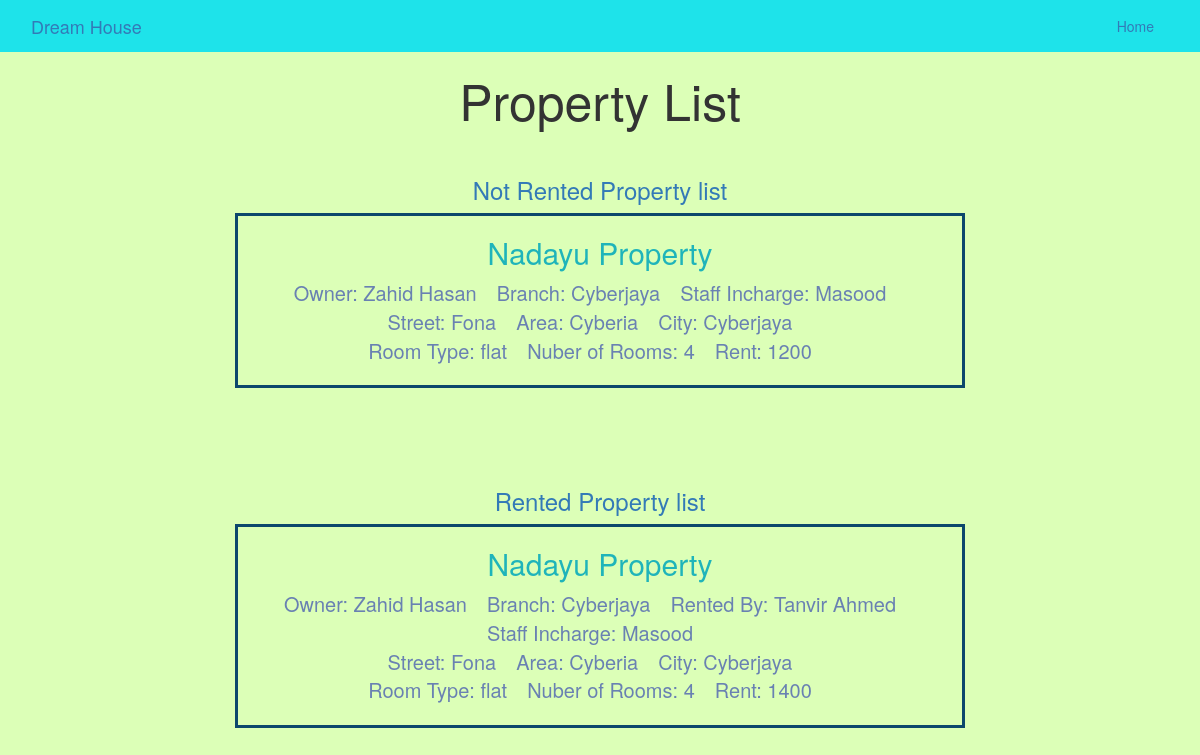
The page /list2.php on the database its author committed.
### tables this page shows
CREATE TABLE `property` (
  `p_id` varchar(5) NOT NULL,
  `b_id` varchar(5) NOT NULL,
  `o_id` varchar(5) NOT NULL,
  `c_id` varchar(5) DEFAULT NULL,
  `s_id` varchar(5) NOT NULL,
  `p_name` varchar(20) NOT NULL,
  `street` varchar(20) NOT NULL,
  `area` varchar(20) NOT NULL,
  `city` varchar(20) NOT NULL,
  `postcode` int(7) NOT NULL,
  `room_type` varchar(10) NOT NULL,
  `no_rooms` int(10) NOT NULL,
  `rent` int(11) NOT NULL,
  `status` varchar(10) NOT NULL
);

CREATE TABLE `owner` (
  `o_id` varchar(5) NOT NULL,
  `b_id` varchar(5) NOT NULL,
  `o_name` varchar(20) NOT NULL,
  `o_add` varchar(50) NOT NULL,
  `o_tel` varchar(15) NOT NULL,
  `o_email` varchar(20) NOT NULL
);

CREATE TABLE `branch` (
  `b_id` varchar(5) NOT NULL,
  `b_name` varchar(20) NOT NULL,
  `b_add` varchar(100) NOT NULL,
  `b_tel` varchar(20) NOT NULL
);

CREATE TABLE `staff` (
  `s_id` varchar(5) NOT NULL,
  `b_id` varchar(5) NOT NULL,
  `s_name` varchar(20) NOT NULL,
  `s_add` varchar(50) NOT NULL,
  `s_tel` varchar(15) NOT NULL,
  `s_designation` varchar(10) NOT NULL,
  `s_email` varchar(20) NOT NULL
);

CREATE TABLE `client` (
  `c_id` varchar(5) NOT NULL,
  `b_id` varchar(5) NOT NULL,
  `c_name` varchar(20) NOT NULL,
  `c_add` varchar(50) NOT NULL,
  `c_tel` varchar(15) NOT NULL,
  `c_email` varchar(30) NOT NULL
);

### config/fetch.php (called while the page is built, shortened)
  <?php
			function fetch($conn, $sql){
				 $sth = $conn->query($sql);
		         $return_result = array();
		         while( $row = $sth->fetch(PDO::FETCH_ASSOC) ) {
					  $return_result[] = $row;
					}
	        return $return_result;
	}
?>

### config/card.php (the view, shortened to what this page needs)
	<?php
		require("connect.php");
	 $db = connect();
	 $query_statement = "SELECT * FROM branch,owner,client,staff,property WHERE property.b_id=branch.b_id AND property.o_id=owner.o_id AND property.c_id=client.c_id AND property.s_id=staff.s_id;";
	 $query_statement2 = "SELECT * FROM branch,owner,staff,property WHERE property.b_id=branch.b_id AND property.o_id=owner.o_id AND property.c_id='No' AND property.s_id=staff.s_id;";
	try{
		require("fetch.php");
		$rented = fetch($db, $query_statement);
		$notRented = fetch($db, $query_statement2);
        sort($rented);
        sort($notRented);
        echo '<h3 class="text-primary text-center">Not Rented Property list</h3>';
		foreach ( $notRented as $key=>$var ) {
			echo '<section class="sub-title">'.
							'<div class="prop-card" data-property=\''. json_encode($var).'\'>'.
					            '<div class="card-content" align="center">'.
					                '<h2 class="card-name">'.
					                        $var['p_name'].
					                '</h2>'.
					                '<span class="card-h4">Owner: '.
					                    $var['o_name'].
					                '</span>'.
					                '<span class="card-h4">Branch: '.
					                    $var['b_name'].
					                '</span>'.
					                '<span class="card-h4">Staff Incharge: '.
					                    $var['s_name'].
					                '</span>'. '<br>'.
					                '<span class="card-h4">Street: '.
					                    $var['street'].
					                '</span>'.
					                '<span class="card-h4">Area: '.
					                    $var['area'].
					                '</span>'.
					                '<span class="card-h4">City: '.
					                    $var['city'].
					                '</span>'. '<br>'.
					                '<span class="card-h4">Room Type: '.
					                    $var['room_type'].
					                '</span>'.
					                '<span class="card-h4">Nuber of Rooms: '.
					                    $var['no_rooms'].
					                '</span>'.
					                '<span class="card-h4">Rent: '.
					                    $var['rent'].
					                '</span>'. '<br>'.
					            '</div>'.
			                '</div>'.
			     '</section>';
        }
        echo '<h3 class="text-primary text-center">Rented Property list</h3>';
		foreach ( $rented as $key=>$var ) {
			echo '<section class="sub-title">'.
							'<div class="prop-card" data-property=\''. json_encode($var).'\'>'.
					            '<div class="card-content" align="center">'.
					                '<h2 class="card-name">'.
					                        $var['p_name'].
					                '</h2>'.
					                '<span class="card-h4">Owner: '.
					                    $var['o_name'].
					                '</span>'.
					                '<span class="card-h4">Branch: '.
					                    $var['b_name'].
					                '</span>'.
					                '<span class="card-h4">Rented By: '.
					                    $var['c_name'].
					                '</span>'.'<br>'.
					                '<span class="card-h4">Staff Incharge: '.
					                    $var['s_name'].
					                '</span>'. '<br>'.
					                '<span class="card-h4">Street: '.
					                    $var['street'].
					                '</span>'.
					                '<span class="card-h4">Area: '.
					                    $var['area'].
					                '</span>'.
					                '<span class="card-h4">City: '.
					                    $var['city'].
					                '</span>'. '<br>'.
					                '<span class="card-h4">Room Type: '.
					                    $var['room_type'].
					                '</span>'.
					                '<span class="card-h4">Nuber of Rooms: '.
					                    $var['no_rooms'].
					                '</span>'.
					                '<span class="card-h4">Rent: '.
					                    $var['rent'].
					                '</span>'. '<br>'.
					            '</div>'.
			                '</div>'.
			     '</section>';
        }
	}catch(PDOException $e){
		printf("we had a problem: %s", $e -> getMessage());
	}
?>

### list2.php (shortened to what this page needs)
<!DOCTYPE html>
<html>
<head>
	<link rel="stylesheet" href="assets/bootstrap/css/bootstrap.min.css">
	<link rel="stylesheet" href="styles/css/style.css">
</head>
<body class="background-secondary ">
	<section id="top" class="top background-primary">
		<div class="container">
			<div class="row">
				<div class="col col-md-12">
					<div id="top-1" class="mod-position top-1">
						<nav class="navbar no-margin">
		    	<div class="navbar-brand navbar-header no-padding-left">
		      		<a href="#">Dream House</a>
		    	</div>
		    	<ul class="nav navbar-nav pull-right">
				    <li class="active"><a href="index.php">Home</a></li>
		    	</ul>
			</nav>
					</div>
				</div>
			</div>
		</div>
	</section>
	<section id="main" class="main">
		<div class="container">
			<div class="row">
				<div class="col col-md-8 no-float">
					<div id="main-1" class="mod-position main-1">
						<div class="mod mod-prop-list">
							<h2 class="mod-title text-center">Property List</h2>
							<div class="mod-content">
								<div>
										<?php require("config/card.php"); ?>
								</div>
							</div>
						</div>
					</div>
				</div>
			</div>
		</div>
	</section>
</body>
</html>

### styles/css/style.css (style rules this page uses)
.background-primary { background-color:#1ee3ea }
.background-secondary { background-color:#dcffb7 }
html body .no-margin { margin:0 }
html body .no-padding-left { padding-left:0 }
html body .no-float { float:none }
html body .mod-title { font-size:50px;margin-bottom:50px }
.prop-card { border:solid;color:#0C486C;margin:10px }
.card-name { color:#1fb4ba }
.card-h4 { margin-right:20px;font-size:20px;color:#6981b2 }
.card-content { margin-top:20px;margin-bottom:20px }
.sub-title { margin-bottom:100px }
* { margin:0 auto;padding:0;transition:all .3s }

### rows shown on the page
property: p_name "Nadayu Property", o.o_name "Zahid Hasan", b.b_name "Cyberjaya", s.s_name "Masood", street "Fona", area "Cyberia", city "Cyberjaya", room_type "flat", no_rooms "4", rent "1200"
property: p_name "Nadayu Property", o.o_name "Zahid Hasan", b.b_name "Cyberjaya", c.c_name "Tanvir Ahmed", s.s_name "Masood", street "Fona", area "Cyberia", city "Cyberjaya", room_type "flat", no_rooms "4", rent "1400"
